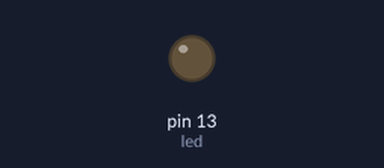
Bench run of a sketch on a simulated Arduino Uno, built with avr-gcc and run on an emulated ATmega328P. Shown: output pins drawn as LEDs (lit = HIGH).

Above: at 1.2 s.
At 5.1 s:
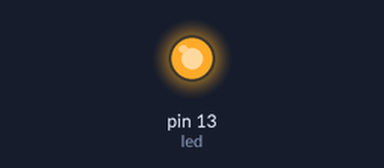
Timing chart, 0 to 13.3 s (numbered marks = the images above):
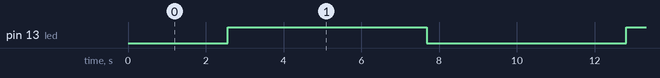

Measured:
- by itself, pin 13 (led): alternates HIGH for 5.1 s and LOW for 5.1 s

The sketch:

LedPWM.ino
```cpp
//Moyete
//Edgar Moises Hernandez Gonzalez
//Controlar la intensidad del brillo de un led con PWM
//20-09-2017

const int led=13;//Pin digital 13

void setup() {
  pinMode(led,OUTPUT);//led como salida
}

void loop() {
  for(int i=0;i<256;i++){
    analogWrite(led,i);//pulso analogico en el led incrementa de 0 a 255
    delay(20);//20 milisegundos
  }
  for(int i=255;i>-1;i--){
    analogWrite(led,i);//pulso analogico en el led decrementa de 255 a 0
    delay(20);//20 milisegundos
  }
}
```
